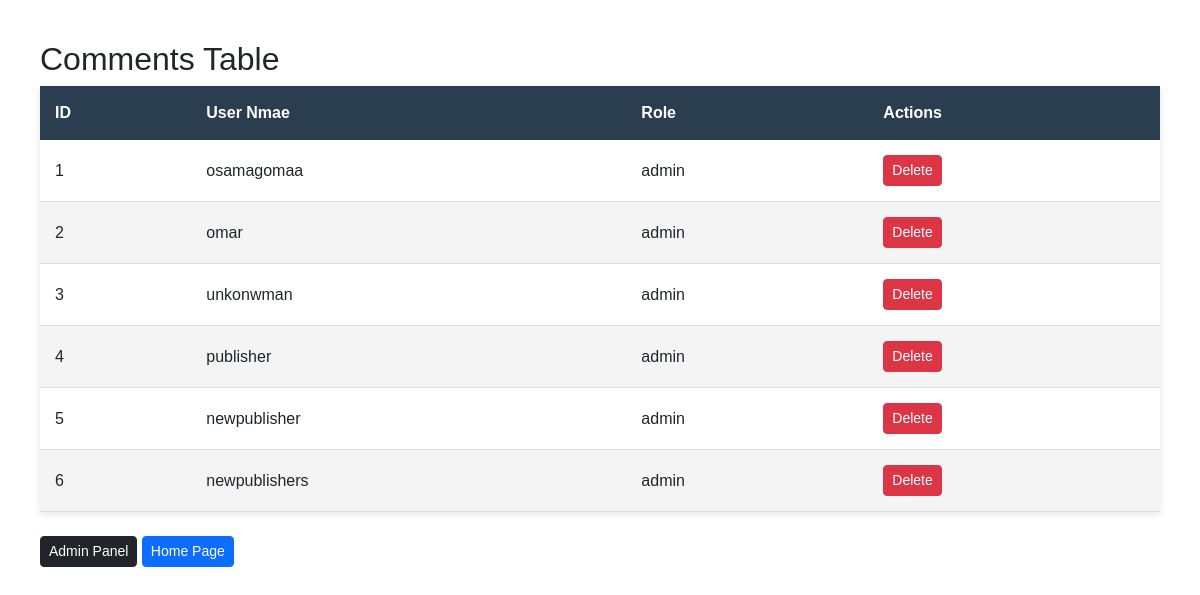
The page /project_root/users/display_users.php (signed in) on the database its author committed.
### tables this page shows
CREATE TABLE `authors` (
  `id` int NOT NULL,
  `username` varchar(255) NOT NULL,
  `role` varchar(255) NOT NULL DEFAULT 'admin',
  `password` varchar(255) NOT NULL
);

### project_root/users/display_users.php (the view, shortened to what this page needs)
<!DOCTYPE html>
<html lang="en">
<head>
    <link rel="stylesheet" href="../../css/comment.css">
    <link href="https://cdn.jsdelivr.net/npm/bootstrap@5.3.3/dist/css/bootstrap.min.css" rel="stylesheet">
</head>
<body>
    <div class="main-content">
        <h2>Comments Table</h2>
        <table>
            <thead>
                <tr>
                    <th>ID</th>
                    <th>User Nmae</th>
                    <th>Role</th>
                    <th>Actions</th>
                </tr>
            </thead>
            <tbody>
            <?php
            require '../../includes/db_connect.php';
            $select_users = "SELECT * FROM authors";
            $confirm_users_query = mysqli_query($connect,$select_users);
            while($row = mysqli_fetch_assoc($confirm_users_query))
            {
                $id = $row['id'];
                $username = $row['username'];
                $role = $row['role'];
            ?>
                <tr>
                    <td><?php echo $id;?></td>
                    <td><?php echo $username;?></td>
                    <td><?php echo $role; ?></td>
                    <td>
                    <a href="delete_user.php?delete_id=<?php echo $id;?>" class="btn btn-sm btn-danger"onclick="return confirm('Are you sure you want to delete this user?');">Delete</a>
                    </td>
                </tr>
           <?php } ?>
            </tbody>
        </table><br>
        <a href="../dashboard.php" class="btn btn-sm btn-dark">Admin Panel</a>
        <a href="../../index.php" class="btn btn-sm btn-primary">Home Page</a>
    </div>
</body>
</html>

### css/comment.css (style rules this page uses)
* { margin: 0; padding: 0; box-sizing: border-box; font-family: Arial, sans-serif; }
body { background-color: #f4f4f4; padding: 20px; }
.main-content { margin: 20px; }
h2 { margin-bottom: 20px; color: #10375C; }
table { width: 100%; border-collapse: collapse; background-color: #fff; box-shadow: 0px 2px 8px rgba(0, 0, 0, 0.1); }
thead { background-color: #2b3e50; color: white; }
thead th { padding: 15px; text-align: left; font-weight: bold; }
tbody tr { border-bottom: 1px solid #ddd; }
tbody td { padding: 15px; }
tbody tr:nth-child(even) { background-color: #f4f4f4; }

### rows shown on the page
authors: id "1", username "osamagomaa", role "admin"
authors: id "2", username "omar", role "admin"
authors: id "3", username "unkonwman", role "admin"
authors: id "4", username "publisher", role "admin"
authors: id "5", username "newpublisher", role "admin"
authors: id "6", username "newpublishers", role "admin"
